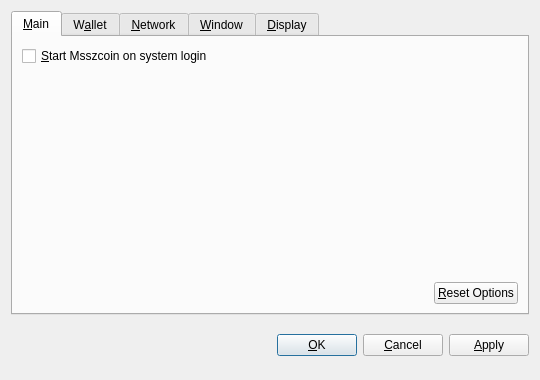
<?xml version="1.0" encoding="UTF-8"?>
<ui version="4.0">
 <class>OptionsDialog</class>
 <widget class="QDialog" name="OptionsDialog">
  <property name="geometry">
   <rect>
    <x>0</x>
    <y>0</y>
    <width>540</width>
    <height>380</height>
   </rect>
  </property>
  <property name="windowTitle">
   <string>Options</string>
  </property>
  <property name="modal">
   <bool>true</bool>
  </property>
  <layout class="QVBoxLayout" name="verticalLayout">
   <item>
    <widget class="QTabWidget" name="tabWidget">
     <property name="tabPosition">
      <enum>QTabWidget::North</enum>
     </property>
     <property name="currentIndex">
      <number>0</number>
     </property>
     <widget class="QWidget" name="tabMain">
      <attribute name="title">
       <string>&amp;Main</string>
      </attribute>
      <layout class="QVBoxLayout" name="verticalLayout_Main">
       <item>
        <widget class="QCheckBox" name="bitcoinAtStartup">
         <property name="toolTip">
          <string>Automatically start Msszcoin after logging in to the system.</string>
         </property>
         <property name="text">
          <string>&amp;Start Msszcoin on system login</string>
         </property>
        </widget>
       </item>
       <item>
        <spacer name="verticalSpacer_Main">
         <property name="orientation">
          <enum>Qt::Vertical</enum>
         </property>
         <property name="sizeHint" stdset="0">
          <size>
           <width>20</width>
           <height>40</height>
          </size>
         </property>
        </spacer>
       </item>
       <item>
        <layout class="QHBoxLayout" name="horizontalLayout_2_Main">
         <item>
          <spacer name="horizontalSpacer_2_Main">
           <property name="orientation">
            <enum>Qt::Horizontal</enum>
           </property>
           <property name="sizeHint" stdset="0">
            <size>
             <width>40</width>
             <height>20</height>
            </size>
           </property>
          </spacer>
         </item>
         <item>
          <widget class="QPushButton" name="resetButton">
           <property name="toolTip">
            <string>Reset all client options to default.</string>
           </property>
           <property name="text">
            <string>&amp;Reset Options</string>
           </property>
           <property name="autoDefault">
            <bool>false</bool>
           </property>
          </widget>
         </item>
        </layout>
       </item>
      </layout>
     </widget>
     <widget class="QWidget" name="tabWallet">
      <attribute name="title">
       <string>W&amp;allet</string>
      </attribute>
      <layout class="QVBoxLayout" name="verticalLayout_Network">
       <item>
        <widget class="QLabel" name="transactionFeeInfoLabel">
         <property name="text">
          <string>Optional transaction fee per kB that helps make sure your transactions are processed quickly. Most transactions are 1 kB.</string>
         </property>
         <property name="textFormat">
          <enum>Qt::PlainText</enum>
         </property>
         <property name="wordWrap">
          <bool>true</bool>
         </property>
        </widget>
       </item>
       <item>
        <layout class="QHBoxLayout" name="horizontalLayout_1_Main">
         <item>
          <widget class="QLabel" name="transactionFeeLabel">
           <property name="text">
            <string>Pay transaction &amp;fee</string>
           </property>
           <property name="textFormat">
            <enum>Qt::PlainText</enum>
           </property>
           <property name="buddy">
            <cstring>transactionFee</cstring>
           </property>
          </widget>
         </item>
         <item>
          <widget class="BitcoinAmountField" name="transactionFee"/>
         </item>
         <item>
          <spacer name="horizontalSpacer_1_Main">
           <property name="orientation">
            <enum>Qt::Horizontal</enum>
           </property>
           <property name="sizeHint" stdset="0">
            <size>
             <width>40</width>
             <height>20</height>
            </size>
           </property>
          </spacer>
         </item>
        </layout>
       </item>
       <item>
        <widget class="QLabel" name="label">
         <property name="text">
          <string>If you disable the spending of unconfirmed change, the change from a transaction cannot be used until that transaction has at least one confirmation. This also affects how your balance is computed.</string>
         </property>
         <property name="wordWrap">
          <bool>true</bool>
         </property>
        </widget>
       </item>
       <item>
        <widget class="QCheckBox" name="spendZeroConfChange">
         <property name="text">
          <string>Spend unconfirmed change  (experts only)</string>
         </property>
        </widget>
       </item>
       <item>
        <spacer name="verticalSpacer">
         <property name="orientation">
          <enum>Qt::Vertical</enum>
         </property>
         <property name="sizeHint" stdset="0">
          <size>
           <width>20</width>
           <height>40</height>
          </size>
         </property>
        </spacer>
       </item>
      </layout>
     </widget>
     <widget class="QWidget" name="tabNetwork">
      <attribute name="title">
       <string>&amp;Network</string>
      </attribute>
      <layout class="QVBoxLayout" name="verticalLayout_Network">
       <item>
        <widget class="QCheckBox" name="mapPortUpnp">
         <property name="toolTip">
          <string>Automatically open the Msszcoin client port on the router. This only works when your router supports UPnP and it is enabled.</string>
         </property>
         <property name="text">
          <string>Map port using &amp;UPnP</string>
         </property>
        </widget>
       </item>
       <item>
        <widget class="QCheckBox" name="connectSocks">
         <property name="toolTip">
          <string>Connect to the Msszcoin network through a SOCKS proxy (e.g. when connecting through Tor).</string>
         </property>
         <property name="text">
          <string>&amp;Connect through SOCKS proxy:</string>
         </property>
        </widget>
       </item>
       <item>
        <layout class="QHBoxLayout" name="horizontalLayout_Network">
         <item>
          <widget class="QLabel" name="proxyIpLabel">
           <property name="text">
            <string>Proxy &amp;IP:</string>
           </property>
           <property name="textFormat">
            <enum>Qt::PlainText</enum>
           </property>
           <property name="buddy">
            <cstring>proxyIp</cstring>
           </property>
          </widget>
         </item>
         <item>
          <widget class="QValidatedLineEdit" name="proxyIp">
           <property name="maximumSize">
            <size>
             <width>140</width>
             <height>16777215</height>
            </size>
           </property>
           <property name="toolTip">
            <string>IP address of the proxy (e.g. 127.0.0.1)</string>
           </property>
          </widget>
         </item>
         <item>
          <widget class="QLabel" name="proxyPortLabel">
           <property name="text">
            <string>&amp;Port:</string>
           </property>
           <property name="textFormat">
            <enum>Qt::PlainText</enum>
           </property>
           <property name="buddy">
            <cstring>proxyPort</cstring>
           </property>
          </widget>
         </item>
         <item>
          <widget class="QLineEdit" name="proxyPort">
           <property name="maximumSize">
            <size>
             <width>55</width>
             <height>16777215</height>
            </size>
           </property>
           <property name="toolTip">
            <string>Port of the proxy (e.g. 9050)</string>
           </property>
          </widget>
         </item>
         <item>
          <widget class="QLabel" name="socksVersionLabel">
           <property name="text">
            <string>SOCKS &amp;Version:</string>
           </property>
           <property name="textFormat">
            <enum>Qt::PlainText</enum>
           </property>
           <property name="buddy">
            <cstring>socksVersion</cstring>
           </property>
          </widget>
         </item>
         <item>
          <widget class="QValueComboBox" name="socksVersion">
           <property name="toolTip">
            <string>SOCKS version of the proxy (e.g. 5)</string>
           </property>
          </widget>
         </item>
         <item>
          <spacer name="horizontalSpacer_Network">
           <property name="orientation">
            <enum>Qt::Horizontal</enum>
           </property>
           <property name="sizeHint" stdset="0">
            <size>
             <width>40</width>
             <height>20</height>
            </size>
           </property>
          </spacer>
         </item>
        </layout>
       </item>
       <item>
        <spacer name="verticalSpacer_Network">
         <property name="orientation">
          <enum>Qt::Vertical</enum>
         </property>
         <property name="sizeHint" stdset="0">
          <size>
           <width>20</width>
           <height>40</height>
          </size>
         </property>
        </spacer>
       </item>
      </layout>
     </widget>
     <widget class="QWidget" name="tabWindow">
      <attribute name="title">
       <string>&amp;Window</string>
      </attribute>
      <layout class="QVBoxLayout" name="verticalLayout_Window">
       <item>
        <widget class="QCheckBox" name="minimizeToTray">
         <property name="toolTip">
          <string>Show only a tray icon after minimizing the window.</string>
         </property>
         <property name="text">
          <string>&amp;Minimize to the tray instead of the taskbar</string>
         </property>
        </widget>
       </item>
       <item>
        <widget class="QCheckBox" name="minimizeOnClose">
         <property name="toolTip">
          <string>Minimize instead of exit the application when the window is closed. When this option is enabled, the application will be closed only after selecting Quit in the menu.</string>
         </property>
         <property name="text">
          <string>M&amp;inimize on close</string>
         </property>
        </widget>
       </item>
       <item>
        <spacer name="verticalSpacer_Window">
         <property name="orientation">
          <enum>Qt::Vertical</enum>
         </property>
         <property name="sizeHint" stdset="0">
          <size>
           <width>20</width>
           <height>40</height>
          </size>
         </property>
        </spacer>
       </item>
      </layout>
     </widget>
     <widget class="QWidget" name="tabDisplay">
      <attribute name="title">
       <string>&amp;Display</string>
      </attribute>
      <layout class="QVBoxLayout" name="verticalLayout_Display">
       <item>
        <layout class="QHBoxLayout" name="horizontalLayout_1_Display">
         <item>
          <widget class="QLabel" name="langLabel">
           <property name="text">
            <string>User Interface &amp;language:</string>
           </property>
           <property name="textFormat">
            <enum>Qt::PlainText</enum>
           </property>
           <property name="buddy">
            <cstring>lang</cstring>
           </property>
          </widget>
         </item>
         <item>
          <widget class="QValueComboBox" name="lang">
           <property name="toolTip">
            <string>The user interface language can be set here. This setting will take effect after restarting Msszcoin.</string>
           </property>
          </widget>
         </item>
        </layout>
       </item>
       <item>
        <layout class="QHBoxLayout" name="horizontalLayout_2_Display">
         <item>
          <widget class="QLabel" name="unitLabel">
           <property name="text">
            <string>&amp;Unit to show amounts in:</string>
           </property>
           <property name="textFormat">
            <enum>Qt::PlainText</enum>
           </property>
           <property name="buddy">
            <cstring>unit</cstring>
           </property>
          </widget>
         </item>
         <item>
          <widget class="QValueComboBox" name="unit">
           <property name="toolTip">
            <string>Choose the default subdivision unit to show in the interface and when sending coins.</string>
           </property>
          </widget>
         </item>
        </layout>
       </item>
       <item>
        <widget class="QCheckBox" name="displayAddresses">
         <property name="toolTip">
          <string>Whether to show Msszcoin addresses in the transaction list or not.</string>
         </property>
         <property name="text">
          <string>&amp;Display addresses in transaction list</string>
         </property>
        </widget>
       </item>
       <item>
        <widget class="QCheckBox" name="coinControlFeatures">
         <property name="toolTip">
          <string>Whether to show coin control features or not.</string>
         </property>
         <property name="text">
          <string>Display coin &amp;control features (experts only!)</string>
         </property>
        </widget>
       </item>
       <item>
        <spacer name="verticalSpacer_Display">
         <property name="orientation">
          <enum>Qt::Vertical</enum>
         </property>
         <property name="sizeHint" stdset="0">
          <size>
           <width>20</width>
           <height>40</height>
          </size>
         </property>
        </spacer>
       </item>
      </layout>
     </widget>
    </widget>
   </item>
   <item>
    <layout class="QHBoxLayout" name="horizontalLayout_Buttons">
     <item>
      <spacer name="horizontalSpacer_1">
       <property name="orientation">
        <enum>Qt::Horizontal</enum>
       </property>
       <property name="sizeHint" stdset="0">
        <size>
         <width>40</width>
         <height>48</height>
        </size>
       </property>
      </spacer>
     </item>
     <item>
      <widget class="QLabel" name="statusLabel">
       <property name="font">
        <font>
         <weight>75</weight>
         <bold>true</bold>
        </font>
       </property>
       <property name="text">
        <string/>
       </property>
       <property name="textFormat">
        <enum>Qt::PlainText</enum>
       </property>
       <property name="wordWrap">
        <bool>true</bool>
       </property>
      </widget>
     </item>
     <item>
      <spacer name="horizontalSpacer_2">
       <property name="orientation">
        <enum>Qt::Horizontal</enum>
       </property>
       <property name="sizeHint" stdset="0">
        <size>
         <width>40</width>
         <height>48</height>
        </size>
       </property>
      </spacer>
     </item>
     <item>
      <widget class="QPushButton" name="okButton">
       <property name="text">
        <string>&amp;OK</string>
       </property>
      </widget>
     </item>
     <item>
      <widget class="QPushButton" name="cancelButton">
       <property name="text">
        <string>&amp;Cancel</string>
       </property>
       <property name="autoDefault">
        <bool>false</bool>
       </property>
      </widget>
     </item>
     <item>
      <widget class="QPushButton" name="applyButton">
       <property name="text">
        <string>&amp;Apply</string>
       </property>
       <property name="autoDefault">
        <bool>false</bool>
       </property>
      </widget>
     </item>
    </layout>
   </item>
  </layout>
 </widget>
 <customwidgets>
  <customwidget>
   <class>BitcoinAmountField</class>
   <extends>QSpinBox</extends>
   <header>bitcoinamountfield.h</header>
  </customwidget>
  <customwidget>
   <class>QValueComboBox</class>
   <extends>QComboBox</extends>
   <header>qvaluecombobox.h</header>
  </customwidget>
  <customwidget>
   <class>QValidatedLineEdit</class>
   <extends>QLineEdit</extends>
   <header>qvalidatedlineedit.h</header>
  </customwidget>
 </customwidgets>
 <resources/>
 <connections/>
</ui>
